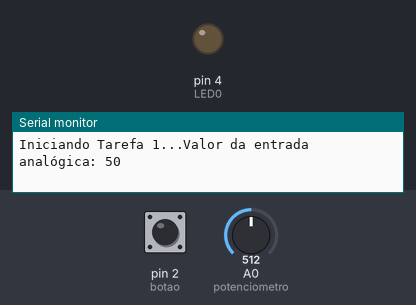
The sketch below on a simulated Arduino Uno, built with avr-gcc and run on an emulated ATmega328P. On the bench: output pins drawn as LEDs (lit = HIGH), the last lines printed to the serial monitor. Dashed ring = blinking. Inputs (shaded band) come from the test bench; at power-on: pin 2 (botao) HIGH, A0 (potenciometro) = 512.

Above: at 1.2 s.
1.3 s: pin 2 (botao) pulled LOW for 0.15 s
At 1.66 s:
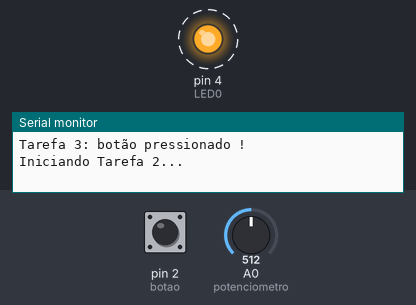
Timing chart, 0 to 10.4 s (numbered marks = the images above; inputs shaded):
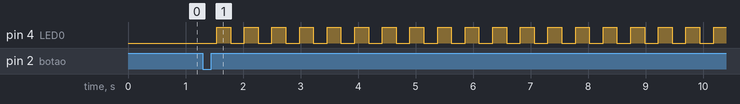

Measured:
- after the input at 1.3 s, pin 4 (LED0): alternates HIGH for 0.24 s and LOW for 0.24 s, starting after 0.24 s

The sketch:

Trabalho5-Fernanda_Azevedo.ino
```cpp
// Trabalho 5
// Data: 23/06/2022
// Aluna: Fernanda Azevedo\1912623

#include "Arduino_FreeRTOS.h"
#include "task.h"
#include "timers.h"
#include "queue.h"

#define LED0 4
#define potenciometro A0
#define botao 2

/* Variáveis para armazenamento do Handle dos timers*/
TimerHandle_t xTimer2;

/* Variáveis para armazenamento do Handle das tasks*/
TaskHandle_t xTarefa1Handle;
TaskHandle_t xTarefa2Handle;
TaskHandle_t xTarefa3Handle;

/* Variáveis para armazenamento do Handle da fila */
QueueHandle_t xFila1;

void vTarefa1 (void *pvParameters);
void funcaoTimer2(TimerHandle_t xTimer2);
void vTarefa2(void *pvParameters);
void vTarefa3(void *pvParameters);

int valor_potenciometro=0;

void setup() {

  Serial.begin(9600);
  pinMode(botao,INPUT_PULLUP);
  pinMode(LED0,OUTPUT);

  xTaskCreate(vTarefa1,"vTarefa1",128,NULL,1,&xTarefa1Handle); // Cria a tarefa 1
  xTaskCreate(vTarefa2,"vTarefa2",128,NULL,1,&xTarefa2Handle); // Cria a tarefa 2
  xTaskCreate(vTarefa3,"vTarefa3",128,NULL,2,&xTarefa3Handle); // Cria a tarefa 3


  xFila1=xQueueCreate(5,sizeof(int)); // Cria a fila da tarefa 1 com 5 elementos
  xTimer2=xTimerCreate("TIMER2",pdMS_TO_TICKS(250),pdTRUE,0,funcaoTimer2); // Cria o timer da tarefa 2 com freq. de 2Hz

}

void loop() {

  // Código executado nas tarefas

}


void vTarefa1(void *pvParameters){

   int valor=0;
   int valor_atual=0;
   while(1){

     if(xQueueReceive(xFila1,&valor,pdMS_TO_TICKS(1000))==pdTRUE){
        if(valor!=valor_atual){ // Verifica se há um novo valor na entrada

          Serial.print("Iniciando Tarefa 1...");
          Serial.println("Valor da entrada analógica: " + String(valor)); // Imprime na serial a entrada analógica
          valor_atual=valor;

        }

     }

   }

}

// Função para piscar o LED
void funcaoTimer2(TimerHandle_t xTimer2){

    digitalWrite(LED0,!digitalRead(LED0)); // Pisca o LED na frequência de 2Hz
}
void vTarefa2(void *pvParameters){

   while(1){

     if(ulTaskNotifyTake(pdTRUE,portMAX_DELAY)==pdTRUE){

      Serial.println("Iniciando Tarefa 2...");
      xTimerStart(xTimer2,0);  // Inicia o timer da tarefa 2

     }
    else{

      xTimerStop(xTimer2,0);

    }
   }

}
void vTarefa3(void *pvParameters){

  uint8_t debouncingContagem=0;
  uint8_t x=0;

  while(1){

    // Verifica as condições do botao e envia para a tarefa 2
    if(digitalRead(botao)==LOW and x==0){
       debouncingContagem++;

      if(debouncingContagem>5){
         debouncingContagem=0;
         Serial.println("Tarefa 3: botão pressionado !");
         xTaskNotifyGive(xTarefa2Handle);
         x=1;
       }

       vTaskDelay(pdMS_TO_TICKS(10));

     }
    else{

         debouncingContagem=0;

       }

    if(digitalRead(botao)==HIGH){

       x=0;

     }

     // Envia leitura do potenciometro para a Tarefa1
     valor_potenciometro=analogRead(potenciometro);
     valor_potenciometro=map(valor_potenciometro,0,1023,0,100);
     xQueueSend(xFila1,&valor_potenciometro,pdMS_TO_TICKS(1000));

 }
}
```
